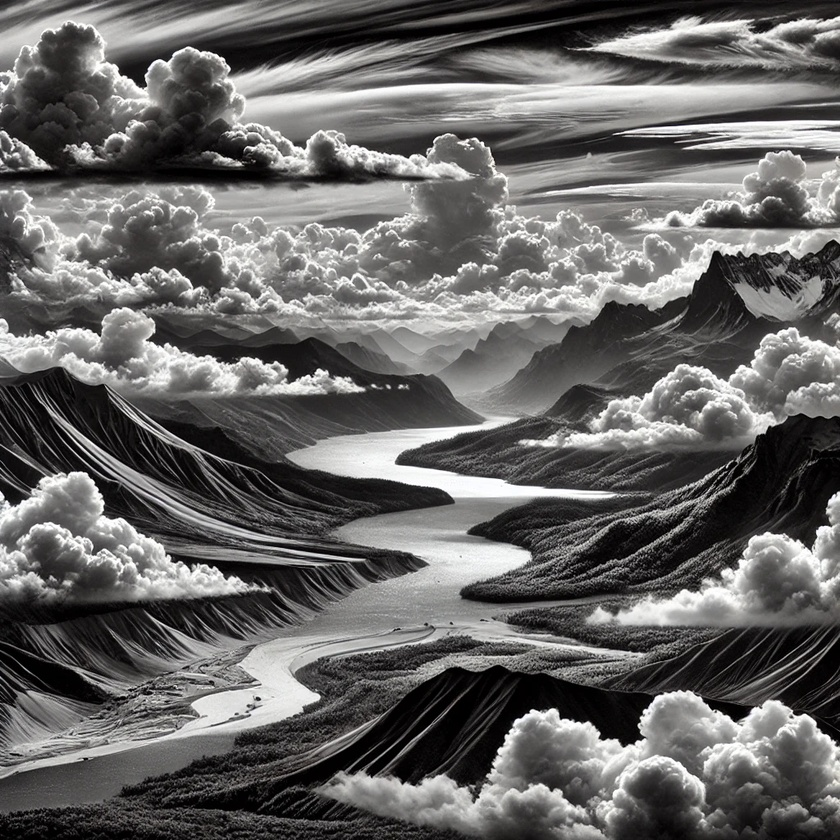
#> input picture assets/grey_image.jpg, 840 x 840 px, shrunk from 1024 x 1024 before the run
$ python hw-02-soloviova_lesia.py
#> lines starting #> are read from the running program, lines starting #| are printed output that depends on the picture; long printed decimals are rounded
import numpy as np
import matplotlib.pyplot as plt
from skimage import io
from sklearn.decomposition import TruncatedSVD
from sklearn.metrics import mean_squared_error

# Крок 1: Завантаження зображення
print("Крок 1: Завантаження зображення у градаціях сірого...")
image_path = 'assets/grey_image.jpg'
image = io.imread(image_path, as_gray=True)  # Завантаження у градаціях сірого
#> image: shape (840, 840) float64; min 0, max 1, mean 0.404

# Крок 2: Відображення оригінального зображення
print("Крок 2: Відображення оригінального зображення...")
plt.imshow(image, cmap='gray')
plt.title("Оригінальне зображення")
plt.axis('off')
plt.show()

# Крок 3: Визначення розмірів зображення
print("Крок 3: Визначення розмірів зображення...")
height, width = image.shape
#> height = 840; width = 840
print(f"Розміри зображення: {height}x{width}")
#| Розміри зображення: 840x840

# Крок 4: Перетворення зображення у 2D матрицю
print("Крок 4: Перетворення зображення у 2D матрицю...")
flat_image = image.reshape(height, -1)

# Крок 5: Застосування SVD-декомпозиції
print("Крок 5: Застосування SVD-декомпозиції...")
U, S, VT = np.linalg.svd(flat_image, full_matrices=False)
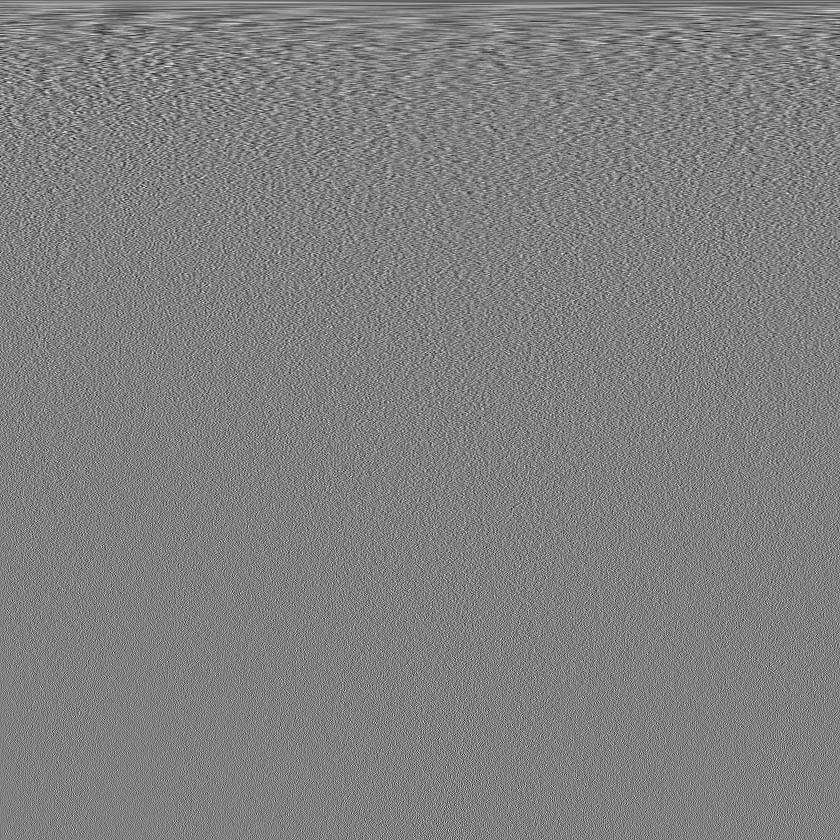
#> VT: shape (840, 840) float64; min -0.173, max 0.17, mean -3.81e-05; drawn with min black and max white
#> S = 840 values, max 349.9 at index 0, min 0.000591 at index 839, mean 3.26

# Крок 6: Візуалізація сингулярних значень
print("Крок 6: Візуалізація перших 100 сингулярних значень...")
k = 100  # Кількість сингулярних значень для візуалізації
plt.plot(np.arange(k), S[:k])
plt.title("Сингулярні значення")
plt.xlabel("Індекс")
plt.ylabel("Значення")
plt.grid()
plt.show()
#> figure, not shown here; curve peaks at x = 0, y = 349.9

# Крок 7: Використання TruncatedSVD для компресії
n_components = 50  # Експеримент із 50 сингулярними значеннями
print(f"Крок 7: Стиснення зображення з використанням {n_components} сингулярних значень...")
svd = TruncatedSVD(n_components=n_components)
truncated_image = svd.fit_transform(flat_image)

# Крок 8: Реконструкція зображення
print("Крок 8: Реконструкція зображення із стиснених даних...")
reconstructed_image = svd.inverse_transform(truncated_image)
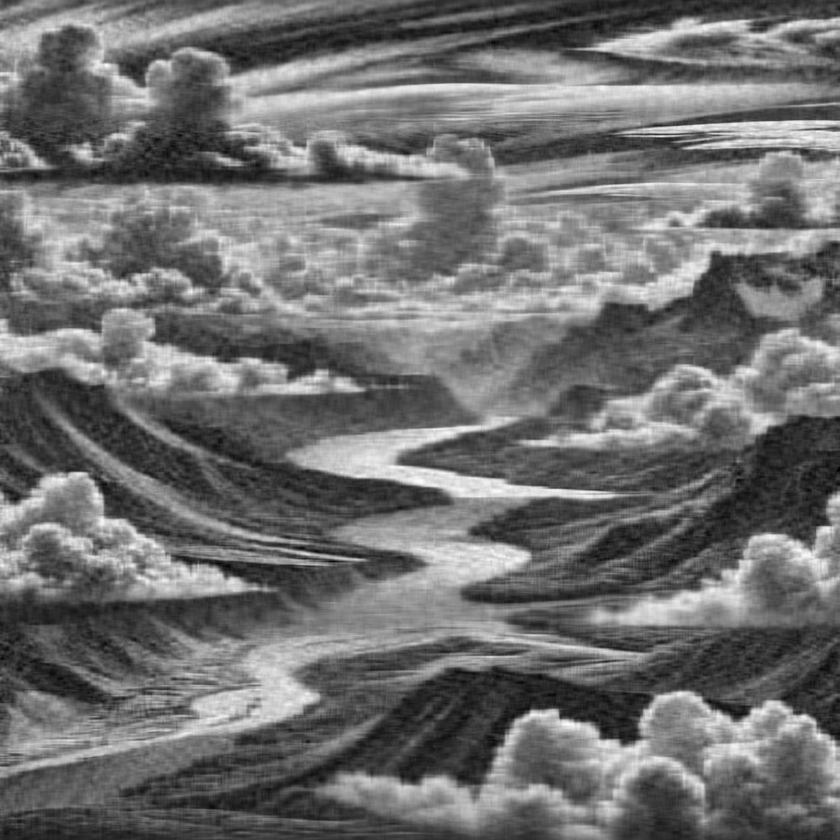
#> reconstructed_image: shape (840, 840) float64; min -0.175, max 1.14, mean 0.404; drawn with min black and max white

# Обчислення помилки реконструкції
print("Крок 8.1: Обчислення помилки реконструкції...")
reconstruction_error = mean_squared_error(flat_image, reconstructed_image)
#> reconstruction_error = 0.00683
print(f"Помилка реконструкції (MSE): {reconstruction_error}")
#| Помилка реконструкції (MSE): 0.006828

# Зміна форми та обрізання реконструйованого зображення для візуалізації
reconstructed_image = reconstructed_image.reshape(height, width)
reconstructed_image = np.clip(reconstructed_image, 0, 1)
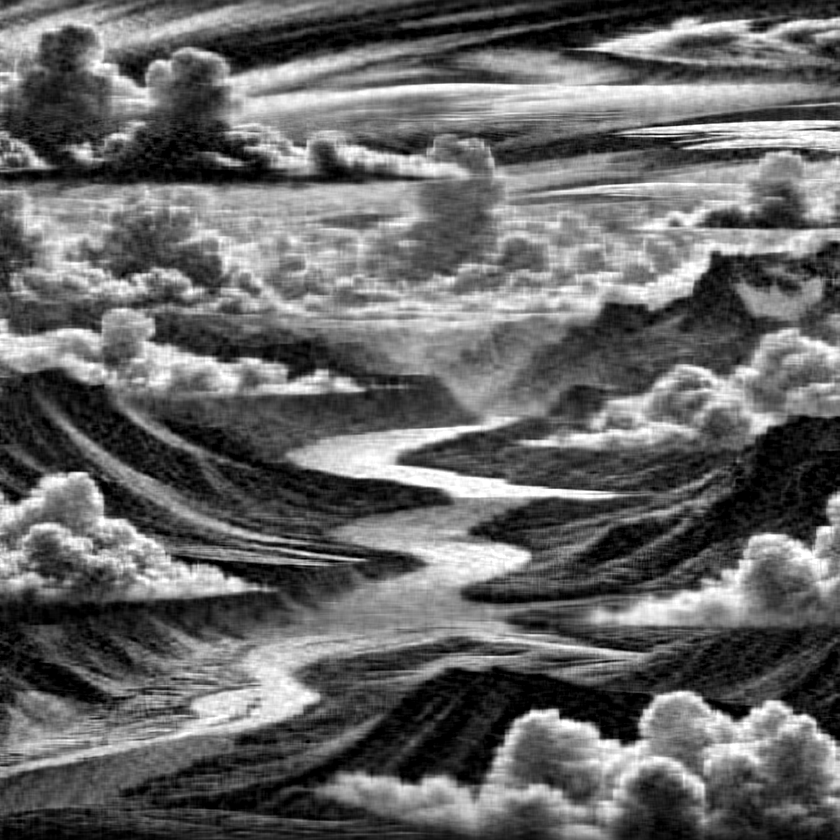
#> reconstructed_image: shape (840, 840) float64; min 0, max 1, mean 0.404

# Відображення реконструйованого зображення
print("Крок 8.2: Відображення реконструйованого зображення...")
plt.imshow(reconstructed_image, cmap='gray')
plt.title(f"Реконструйоване зображення з {n_components} сингулярними значеннями")
plt.axis('off')
plt.show()

# Крок 9: Експерименти з різними значеннями k та візуалізація помилок реконструкції
print("Крок 9: Експерименти з різними значеннями k та побудова графіків помилок...")
errors = []
components_range = [10, 20, 30, 40, 50]

for n in components_range:
    print(f"Обробка з {n} компонентами...")
    svd = TruncatedSVD(n_components=n)
    truncated_image = svd.fit_transform(flat_image)
    reconstructed = svd.inverse_transform(truncated_image)
    error = mean_squared_error(flat_image, reconstructed)
    errors.append(error)

    # Відображення зображення для кожного k
    reconstructed = reconstructed.reshape(height, width)
    reconstructed = np.clip(reconstructed, 0, 1)
    plt.imshow(reconstructed, cmap='gray')
    plt.title(f"Реконструйоване зображення (k={n})")
    plt.axis('off')
    plt.show()
#> this loop made 5 passes
#> error on passes 1 to 5: 0.0244, 0.0146, 0.0106, 0.00833, 0.00683
#> pass 1, `reconstructed = svd.inverse_transform(truncated_image)`:
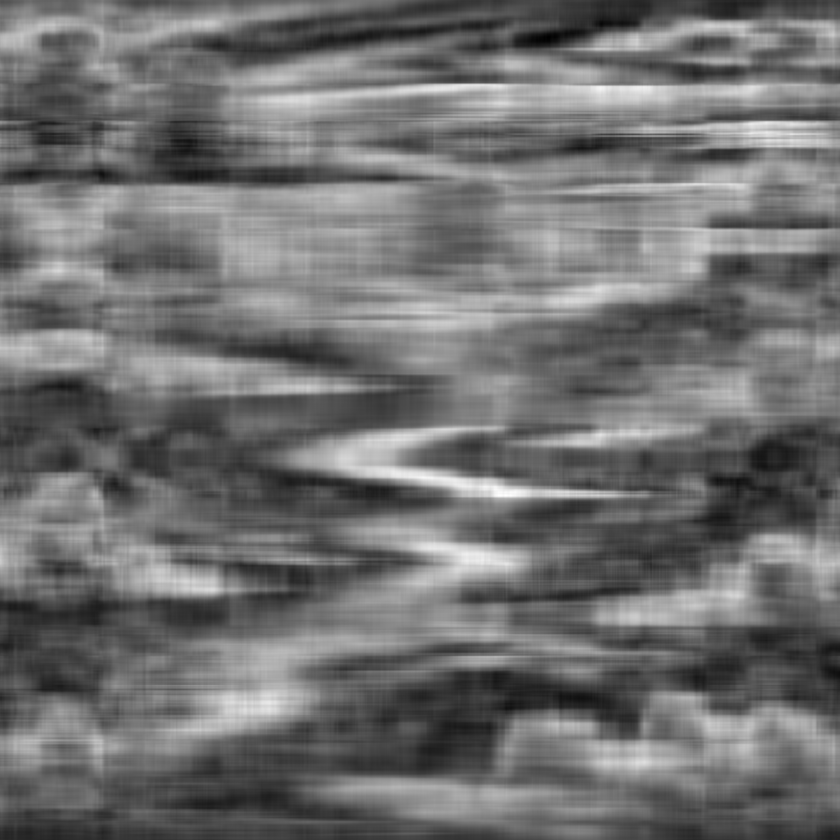
#> reconstructed: shape (840, 840) float64; min -0.216, max 1.19, mean 0.404; drawn with min black and max white
#> pass 1, `reconstructed = np.clip(reconstructed, 0, 1)`:
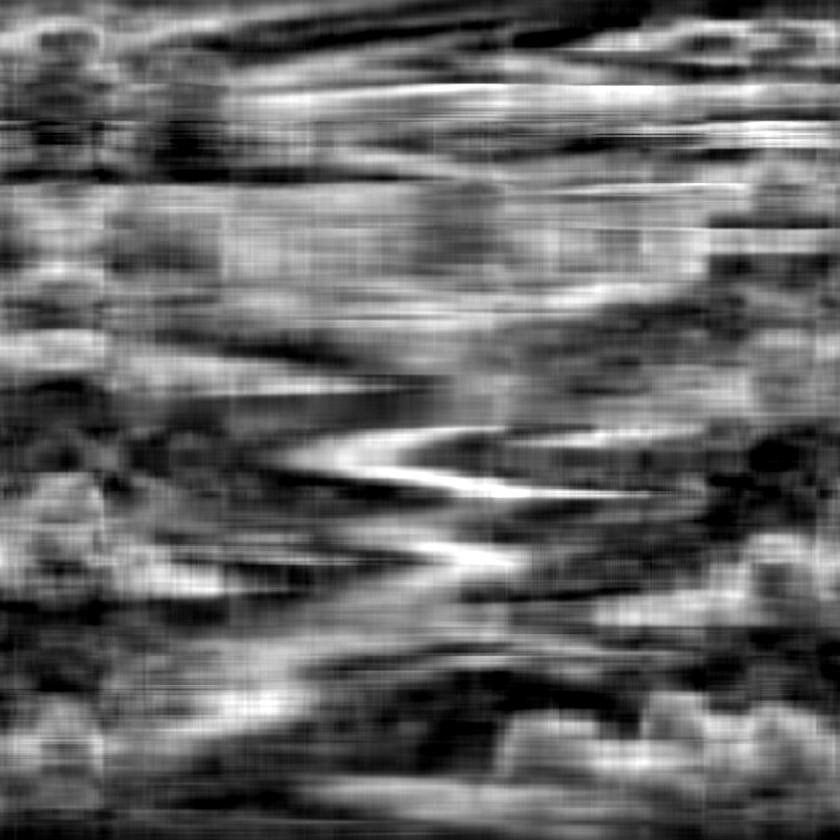
#> reconstructed: shape (840, 840) float64; min 0, max 1, mean 0.404
#> pass 2, `reconstructed = np.clip(reconstructed, 0, 1)`:
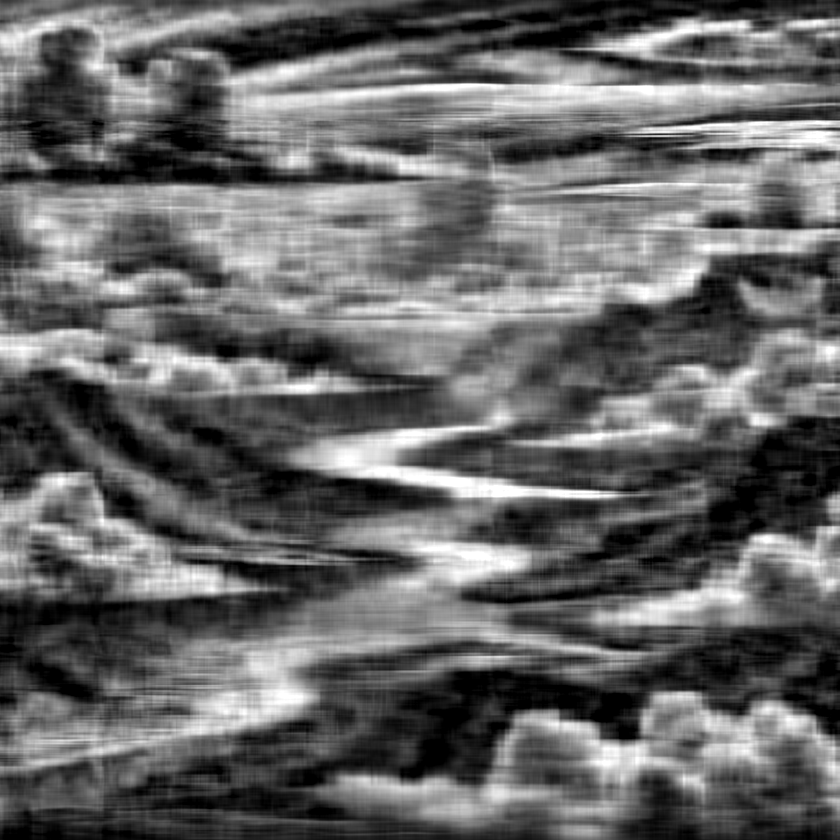
#> reconstructed: shape (840, 840) float64; min 0, max 1, mean 0.405
#> after the loop, errors = [0.0244, 0.0146, 0.0106, 0.00833, 0.00683]

# Побудова графіка помилок vs компонент
plt.plot(components_range, errors, marker='o')
plt.title("Помилка реконструкції vs Кількість сингулярних значень")
plt.xlabel("Кількість сингулярних значень")
plt.ylabel("Помилка реконструкції (MSE)")
plt.grid()
plt.show()
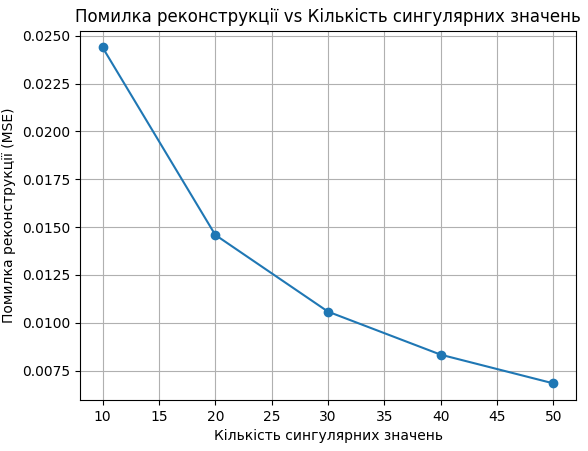
#> figure drawn by matplotlib, 1 panel

# Висновок
print(
    """
1. Вплив кількості сингулярних значень (k) на якість реконструкції:

- Якість реконструкції покращується зі збільшенням кількості використаних сингулярних значень.
- Після досягнення певного значення k покращення якості стає менш помітним.

2. Баланс між стисненням і якістю:

- Менші значення k суттєво зменшують обсяг даних, але якість значно падає.
- Великі значення k забезпечують якісну реконструкцію, але зменшення даних стає менш ефективним.

3. Рекомендації:

- Оптимальне значення k залежить від конкретного застосування та допустимої втрати якості.
"""
)

print("Всі кроки успішно виконані!")
